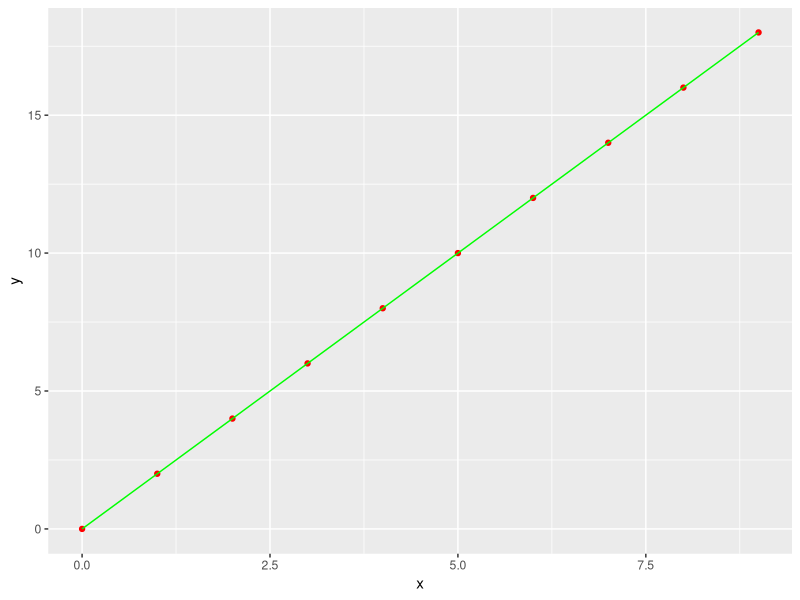

The R script that drew this image:
# Simple Linear Regression

# Regression line plot
plot_regression_line<-function(X,Y,b){
  y_pred = b[1]+b[2]*X
  library(ggplot2)
  ggplot()+
    geom_point(aes(x=X, y=Y), colour='red')+
    geom_line(aes(x=X, y=y_pred), colour='green')+
    xlab('x')+ylab('y')
}

# Prediction Function
predictValue<-function(val,b){
  pred = b[1]+b[2]*val
  return(pred)
}

# Coefficient estimator function
estimate_coefficient<-function(x,y){
  x_size = length(x)
  mean_x = mean(x)
  mean_y = mean(y)
  
  ss_xy = sum(y*x - x_size*mean_y*mean_x)
  ss_xx = sum(x*x - x_size*mean_x*mean_x)
  
  coeff_b_1 = ss_xy/ss_xx
  coeff_b_0 = mean_y - coeff_b_1*mean_x
  
  
  return(c(coeff_b_0, coeff_b_1))
}

X = c(0,1,2,3,4,5,6,7,8,9)
Y = c(0,2,4,6,8,10,12,14,16,18)
b = estimate_coefficient(X,Y)
cat('Coefficient B0: ',b[1])
cat('Coefficient B1: ',b[2])

value = as.integer(readline(prompt = "Enter index to predict: "))
pred_value = predictValue(value, b)
cat('Predicted value: ',pred_value)

plot_regression_line(X, Y, b)
